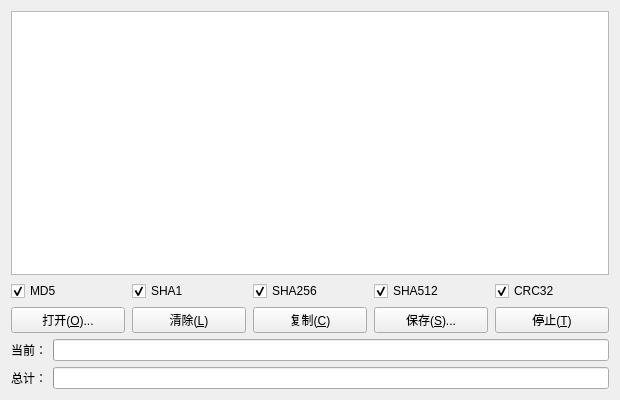
<?xml version="1.0" encoding="UTF-8"?>
<ui version="4.0">
 <class>Widget</class>
 <widget class="QWidget" name="Widget">
  <property name="geometry">
   <rect>
    <x>0</x>
    <y>0</y>
    <width>620</width>
    <height>400</height>
   </rect>
  </property>
  <property name="minimumSize">
   <size>
    <width>620</width>
    <height>400</height>
   </size>
  </property>
  <property name="maximumSize">
   <size>
    <width>620</width>
    <height>400</height>
   </size>
  </property>
  <property name="windowTitle">
   <string>文件校验</string>
  </property>
  <layout class="QVBoxLayout" name="verticalLayout">
   <item>
    <widget class="QPlainTextEdit" name="messageTextEdit"/>
   </item>
   <item>
    <layout class="QHBoxLayout" name="horizontalLayout">
     <property name="spacing">
      <number>7</number>
     </property>
     <item>
      <widget class="QCheckBox" name="md5CheckBox">
       <property name="text">
        <string>MD5</string>
       </property>
       <property name="checked">
        <bool>true</bool>
       </property>
      </widget>
     </item>
     <item>
      <widget class="QCheckBox" name="sha1CheckBox">
       <property name="text">
        <string>SHA1</string>
       </property>
       <property name="checked">
        <bool>true</bool>
       </property>
      </widget>
     </item>
     <item>
      <widget class="QCheckBox" name="sha256CheckBox">
       <property name="text">
        <string>SHA256</string>
       </property>
       <property name="checked">
        <bool>true</bool>
       </property>
      </widget>
     </item>
     <item>
      <widget class="QCheckBox" name="sha512CheckBox">
       <property name="text">
        <string>SHA512</string>
       </property>
       <property name="checked">
        <bool>true</bool>
       </property>
      </widget>
     </item>
     <item>
      <widget class="QCheckBox" name="crc32CheckBox">
       <property name="text">
        <string>CRC32</string>
       </property>
       <property name="checked">
        <bool>true</bool>
       </property>
      </widget>
     </item>
    </layout>
   </item>
   <item>
    <layout class="QHBoxLayout" name="horizontalLayout_2">
     <property name="spacing">
      <number>7</number>
     </property>
     <item>
      <widget class="QPushButton" name="openButton">
       <property name="text">
        <string>打开(&amp;O)...</string>
       </property>
      </widget>
     </item>
     <item>
      <widget class="QPushButton" name="clearButton">
       <property name="text">
        <string>清除(&amp;L)</string>
       </property>
      </widget>
     </item>
     <item>
      <widget class="QPushButton" name="copyButton">
       <property name="text">
        <string>复制(&amp;C)</string>
       </property>
      </widget>
     </item>
     <item>
      <widget class="QPushButton" name="saveButton">
       <property name="text">
        <string>保存(&amp;S)...</string>
       </property>
      </widget>
     </item>
     <item>
      <widget class="QPushButton" name="stopButton">
       <property name="text">
        <string>停止(&amp;T)</string>
       </property>
      </widget>
     </item>
    </layout>
   </item>
   <item>
    <layout class="QHBoxLayout" name="horizontalLayout_3">
     <item>
      <widget class="QLabel" name="currentLabel">
       <property name="text">
        <string>当前：</string>
       </property>
      </widget>
     </item>
     <item>
      <widget class="QProgressBar" name="currentProgressBar">
       <property name="value">
        <number>0</number>
       </property>
       <property name="textVisible">
        <bool>false</bool>
       </property>
      </widget>
     </item>
    </layout>
   </item>
   <item>
    <layout class="QHBoxLayout" name="horizontalLayout_4">
     <item>
      <widget class="QLabel" name="totalLabel">
       <property name="text">
        <string>总计：</string>
       </property>
      </widget>
     </item>
     <item>
      <widget class="QProgressBar" name="totalProgressBar">
       <property name="value">
        <number>0</number>
       </property>
       <property name="textVisible">
        <bool>false</bool>
       </property>
      </widget>
     </item>
    </layout>
   </item>
  </layout>
 </widget>
 <resources/>
 <connections/>
</ui>
